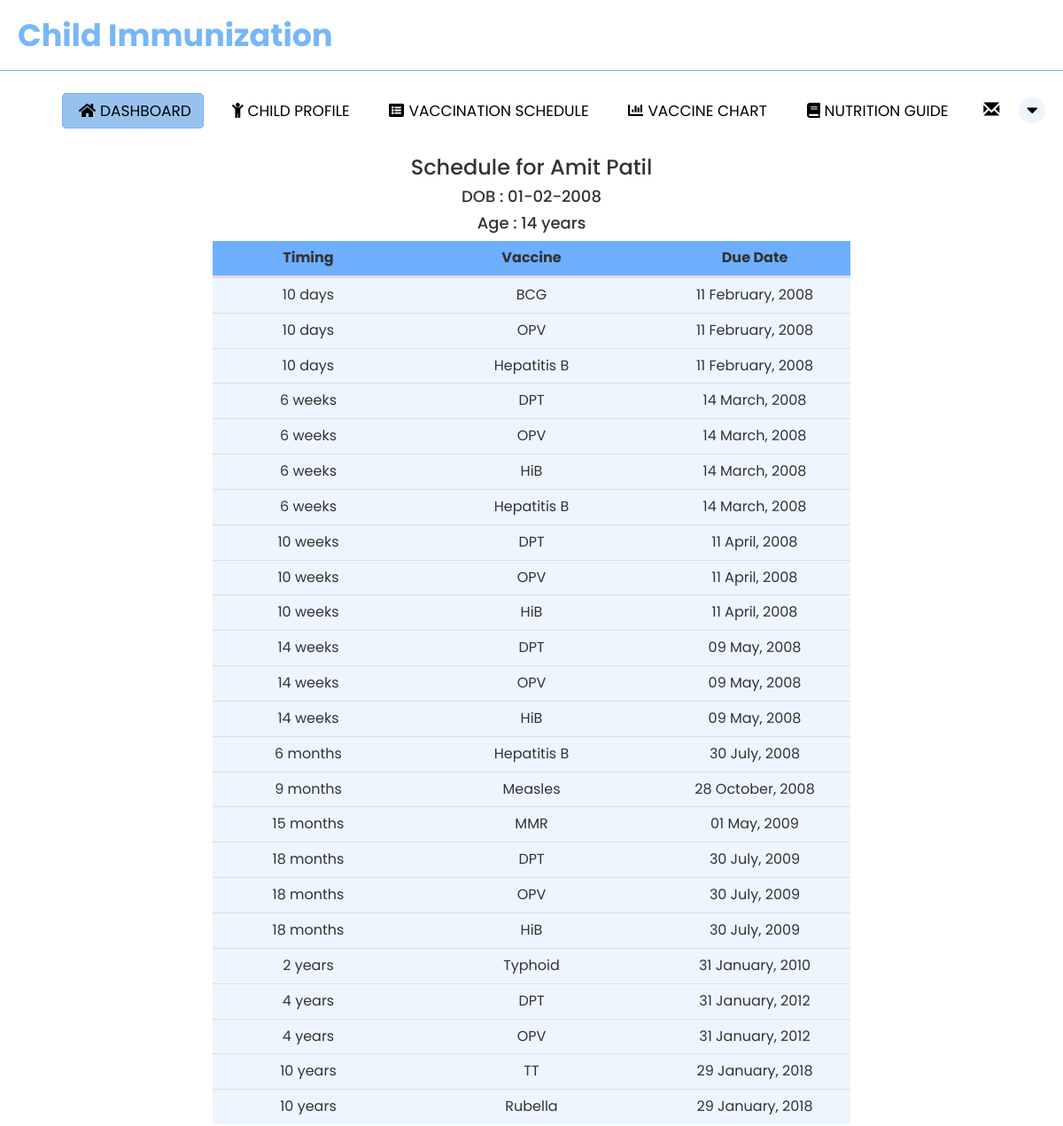
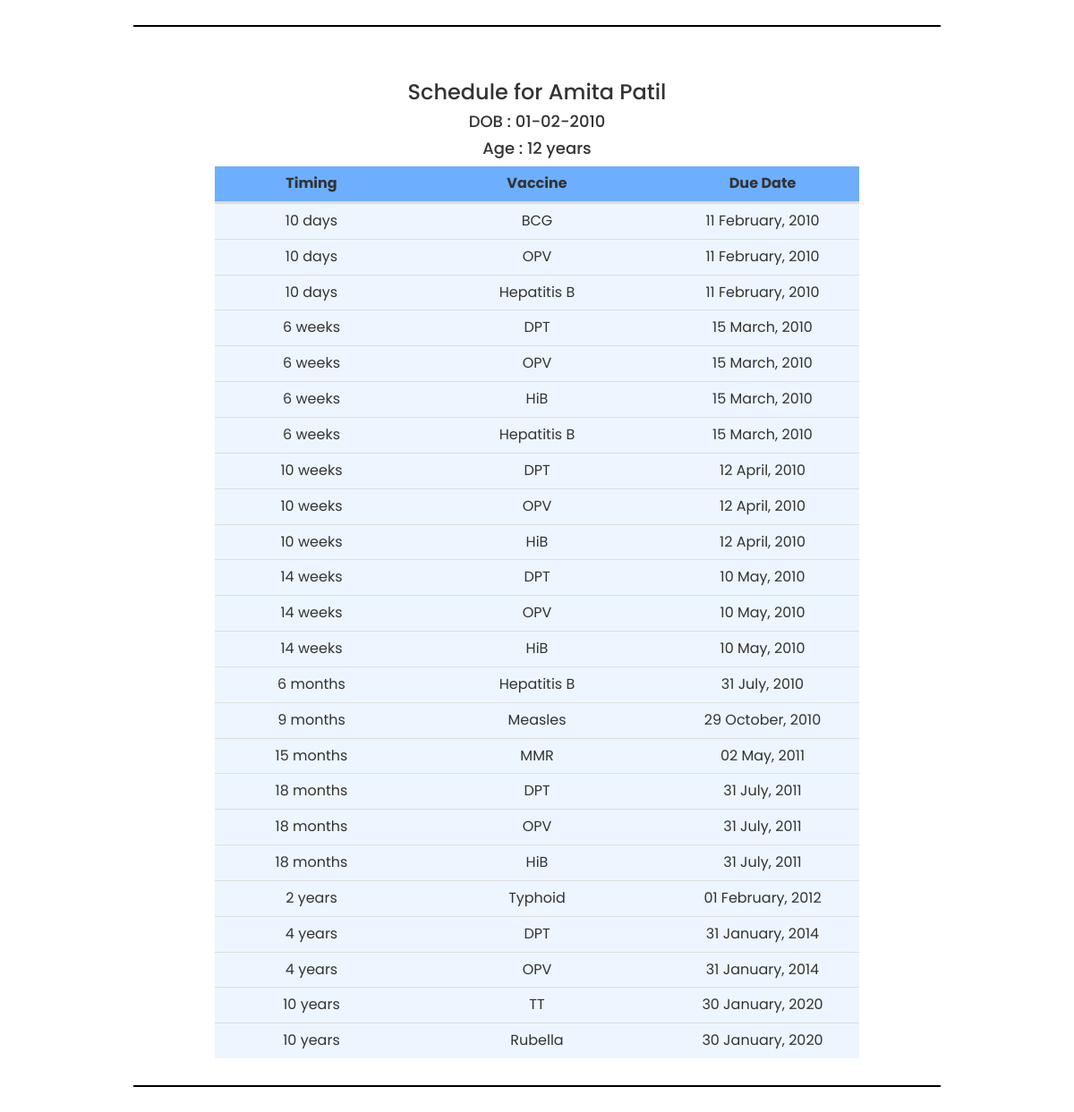
Page /parent_vaccine_schedule.php (signed in) on the committed database (2 pictures, top to bottom).
### tables this page shows
CREATE TABLE `child_tbl` (
  `child_id` int(11) NOT NULL,
  `parent_id` int(11) NOT NULL,
  `firstname` varchar(50) NOT NULL,
  `lastname` varchar(50) NOT NULL,
  `middlename` varchar(50) NOT NULL,
  `dateofbirth` date NOT NULL,
  `placeofbirth` varchar(100) NOT NULL,
  `address` varchar(50) NOT NULL,
  `fathername` varchar(50) NOT NULL,
  `mothername` varchar(50) NOT NULL,
  `birthheight` int(11) NOT NULL,
  `birthweight` int(11) NOT NULL,
  `sex` varchar(50) NOT NULL
);

CREATE TABLE `vaccine_schedule` (
  `vaccine_id` int(10) NOT NULL,
  `vaccine_name` varchar(20) NOT NULL,
  `min_age` int(10) NOT NULL
);

### PHP/functions.php (called while the page is built, shortened)
<?php
function check_login($con)
{
    if (isset($_SESSION['parent_id'])) {
        $parent_id = $_SESSION['parent_id'];
        $query = "SELECT * FROM parent_tbl where parent_id = '$parent_id' limit 1";
        $result = mysqli_query($con, $query);
        if ($result && mysqli_num_rows($result) > 0) {
            $user_data = mysqli_fetch_assoc($result);
            return $user_data;
        }
    }
}

### vaccinedate.php (called while the page is built, shortened)
<?php
function vaccineDate($minage,$dob)
{
    $date_array = [];
    $min_age = "";
    $ignore = true;
    $total_time = $minage;
    $years = $total_time / 365;
    $years = floor($years);
    $months = ($total_time % 365) / 30;
    $months = floor($months);
    $days = ($total_time % 365) % 30;
    if ($years > 0) {
        if ($months > 0) {
            $min_age = $years * 12 + $months . " months ";
        } else {
            $min_age = $years . " years ";
        }
        $ignore = false;
    }
    if ($months > 0 && $ignore) {
        if ($days > 7 && $days < 30) {
            $min_age = $months * 30 + $days;
            $weeks = $min_age / 7;
            $min_age = $weeks . " weeks ";
            $ignore = false;
        } elseif ($days < 30) {
            $min_age = $min_age . $months . " months ";
        }
    }
    if ($days > 0 && $ignore) {
        $min_age = $min_age . $days . " days";
    }
    $vaccinedate = new DateTime($dob);
    $vaccinedate->add(new DateInterval('P' . $minage . 'D'));
    $date_array[0] = $min_age;
    $date_array[1] = $vaccinedate->format('Y-m-d');
    return $date_array;
}
?>

### parent_vaccine_schedule.php (the view, shortened to what this page needs)
<?php
include "PHP/connection.php";
include "PHP/functions.php";
include "vaccinedate.php";
$user_data = check_login($con);
$parent_id = $user_data['parent_id'];
?>
<!DOCTYPE html>
<html lang="en">
<head>
    <link rel="stylesheet" href="CSS/parent_vaccine_schedule.css">
    <link rel="stylesheet" href="https://cdnjs.cloudflare.com/ajax/libs/font-awesome/4.7.0/css/font-awesome.min.css">
  <link rel="stylesheet" href="https://maxcdn.bootstrapcdn.com/bootstrap/3.3.6/css/bootstrap.min.css" />
</head>
<body>
    <nav>
        <label class="logo">Child Immunization</label>
        <ul>
          <li><a href="parent_index.php" class="active"><i class="fas fa-home" id="icon"></i>Dashboard</a></li>
          <li><a href="parent_child.php"><i class="fas fa-child"  id="icon"></i>Child Profile</a></li>
          <li><a href="parent_vaccine_schedule.php"><i class="fas fa-list-alt"  id="icon"></i>Vaccination Schedule</a></li>
          <li><a href="parent_chart.php"><i class="fa fa-chart-bar"  id="icon"></i>Vaccine Chart</a></li>
          <li><a href="parent_guide.php"><i class="fas fa-book"  id="icon"></i>Nutrition Guide</a></li>
      <li class="dropdown">
       <a href="#" class="dropdown-toggle" data-toggle="dropdown"><span class="label label-pill label-danger count" style="border-radius:10px;"></span> <span class="glyphicon glyphicon-envelope" style="font-size:18px;"></span></a>
      </li>
          <div class="dropdown">
            <button class="dropbtn"><i class="fa fa-caret-down"></i></button>
          </div>
        </ul>
      </nav>
      <br>
      <br>
      <?php
      $sql = "SELECT * FROM child_tbl where parent_id='$parent_id'";
      $stmt = $con->prepare($sql);
      $stmt->execute();
      $result = $stmt->get_result();
      while ($row = $result->fetch_assoc()) {
          $childFN = $row['firstname'];
          $childLN = $row['lastname'];
          $dob = $row['dateofbirth'];
          $dateOfBirth = new DateTime($dob);
          $today = date("Y-m-d");
          $diff = date_diff(date_create($dob), date_create($today));
          $age = $diff->format('%y');
          echo "<center><h3>Schedule for " . $childFN . " " . $childLN . "</h3></center>";
          echo "<center><h4>DOB : " . $dateOfBirth->format('d-m-Y') . "</h4></center>";
          echo "<center><h4>Age : " . $age . " years</h4></center>";
          ?>
        <center><table class="table" style="width: 60%; margin-bottom: 30px; border-collapse: separate; font-size: 16px">
      <thead style="line-height: 40px">
                <th style="width: 30%; text-align: center;">Timing</th>
                <th style="width: 40%; text-align: center;">Vaccine</th>
                <th style="width: 30%; text-align: center;">Due Date</th>
      </thead>
      <tbody>
           <tbody>
                <?php
                    $sql_v = "SELECT * FROM vaccine_schedule";
                    $stmt_v = $con->prepare($sql_v);
                    $stmt_v->execute();
                    $result_v = $stmt_v->get_result();
                    while ($row = $result_v->fetch_assoc()) {
                        $vaccinename = $row['vaccine_name'];
                        $minage = $row['min_age'];
                        $vaccine_date = vaccineDate($minage,$dob);
                        $min_age = $vaccine_date[0];
                        $vaccinedate = new DateTime($vaccine_date[1]);
                ?>
                  <tr>
                    <td><?php echo $min_age; ?></td>
                    <td><?php echo $vaccinename; ?></td>
                    <td><?php echo $vaccinedate->format('d F, Y'); ?></td>
                  </tr>
                  <?php
                }
                ?>
          </tbody>
        </table></center>
        <center><hr style="border: 0.5px solid black; width: 75%;"></center><br>
        <?php
      }
      ?>
  </body>
</html>

### CSS/parent_vaccine_schedule.css (style rules this page uses)
* { padding: 0; margin: 0; text-decoration: none; list-style: none; box-sizing: border-box; font-family: 'Poppins' , sans-serif; }
nav { background: #ffffff; height: 80px; width: 100%; border-bottom: 1px solid #77b7f6; }
label.logo { color: #000000; font-size: 35px; line-height: 80px; padding: 0 20px; font-weight: bold; }
nav ul { float: right; margin-right: 20px; }
nav ul li { display: inline-block; line-height: 80px; margin: 0 5px; }
nav ul li a { color: #000000; font-size: 17px; padding: 7px 13px; border-radius: 5px; text-transform: uppercase; }
#icon { display: inline-block; text-align: center; margin: 0 5px; }
a.active, a:hover { background:#97c2ee; border: 1px solid #6daffe; transition: .3s; }
.dropbtn { border-radius: 50%; background-color: #edf6ff; width: 30px; margin-top: 20px; color: #000000; padding: 0; font-size: 20px; border: none; cursor: pointer; }
.dropdown { position: relative; display: inline-block; }
thead { background-color: #6daffe; text-align: center; }
td { background-color: #edf6ff; text-align: center; }

### rows in the picture
child_tbl: firstname "Amit", lastname "Patil", dateofbirth "01-02-2008", dateofbirth "14"
vaccine_schedule: min_age.dateofbirth "10 days", vaccine_name "BCG", min_age.dateofbirth "11 February, 2008", min_age.dateofbirth "11 February, 2010"
vaccine_schedule: min_age.dateofbirth "10 days", vaccine_name "OPV", min_age.dateofbirth "11 February, 2008", min_age.dateofbirth "11 February, 2010"
vaccine_schedule: min_age.dateofbirth "10 days", vaccine_name "Hepatitis B", min_age.dateofbirth "11 February, 2008", min_age.dateofbirth "11 February, 2010"
vaccine_schedule: min_age.dateofbirth "6 weeks", vaccine_name "DPT", min_age.dateofbirth "14 March, 2008", min_age.dateofbirth "15 March, 2010"
vaccine_schedule: min_age.dateofbirth "6 weeks", vaccine_name "OPV", min_age.dateofbirth "14 March, 2008", min_age.dateofbirth "15 March, 2010"
vaccine_schedule: min_age.dateofbirth "6 weeks", vaccine_name "HiB", min_age.dateofbirth "14 March, 2008", min_age.dateofbirth "15 March, 2010"
vaccine_schedule: min_age.dateofbirth "6 weeks", vaccine_name "Hepatitis B", min_age.dateofbirth "14 March, 2008", min_age.dateofbirth "15 March, 2010"
vaccine_schedule: min_age.dateofbirth "10 weeks", vaccine_name "DPT", min_age.dateofbirth "11 April, 2008", min_age.dateofbirth "12 April, 2010"
vaccine_schedule: min_age.dateofbirth "10 weeks", vaccine_name "OPV", min_age.dateofbirth "11 April, 2008", min_age.dateofbirth "12 April, 2010"
vaccine_schedule: min_age.dateofbirth "10 weeks", vaccine_name "HiB", min_age.dateofbirth "11 April, 2008", min_age.dateofbirth "12 April, 2010"
vaccine_schedule: min_age.dateofbirth "14 weeks", vaccine_name "DPT", min_age.dateofbirth "09 May, 2008", min_age.dateofbirth "10 May, 2010"
vaccine_schedule: min_age.dateofbirth "14 weeks", vaccine_name "OPV", min_age.dateofbirth "09 May, 2008", min_age.dateofbirth "10 May, 2010"
vaccine_schedule: min_age.dateofbirth "14 weeks", vaccine_name "HiB", min_age.dateofbirth "09 May, 2008", min_age.dateofbirth "10 May, 2010"
vaccine_schedule: min_age.dateofbirth "6 months", vaccine_name "Hepatitis B", min_age.dateofbirth "30 July, 2008", min_age.dateofbirth "31 July, 2010"
vaccine_schedule: min_age.dateofbirth "9 months", vaccine_name "Measles", min_age.dateofbirth "28 October, 2008", min_age.dateofbirth "29 October, 2010"
vaccine_schedule: min_age.dateofbirth "15 months", vaccine_name "MMR", min_age.dateofbirth "01 May, 2009", min_age.dateofbirth "02 May, 2011"
vaccine_schedule: min_age.dateofbirth "18 months", vaccine_name "DPT", min_age.dateofbirth "30 July, 2009", min_age.dateofbirth "31 July, 2011"
vaccine_schedule: min_age.dateofbirth "18 months", vaccine_name "OPV", min_age.dateofbirth "30 July, 2009", min_age.dateofbirth "31 July, 2011"
vaccine_schedule: min_age.dateofbirth "18 months", vaccine_name "HiB", min_age.dateofbirth "30 July, 2009", min_age.dateofbirth "31 July, 2011"
vaccine_schedule: min_age.dateofbirth "2 years", vaccine_name "Typhoid", min_age.dateofbirth "31 January, 2010", min_age.dateofbirth "01 February, 2012"
vaccine_schedule: min_age.dateofbirth "4 years", vaccine_name "DPT", min_age.dateofbirth "31 January, 2012", min_age.dateofbirth "31 January, 2014"
vaccine_schedule: min_age.dateofbirth "4 years", vaccine_name "OPV", min_age.dateofbirth "31 January, 2012", min_age.dateofbirth "31 January, 2014"
vaccine_schedule: min_age.dateofbirth "10 years", vaccine_name "TT", min_age.dateofbirth "29 January, 2018", min_age.dateofbirth "30 January, 2020"
vaccine_schedule: min_age.dateofbirth "10 years", vaccine_name "Rubella", min_age.dateofbirth "29 January, 2018", min_age.dateofbirth "30 January, 2020"
child_tbl: firstname "Amita", lastname "Patil", dateofbirth "01-02-2010", dateofbirth "12"
